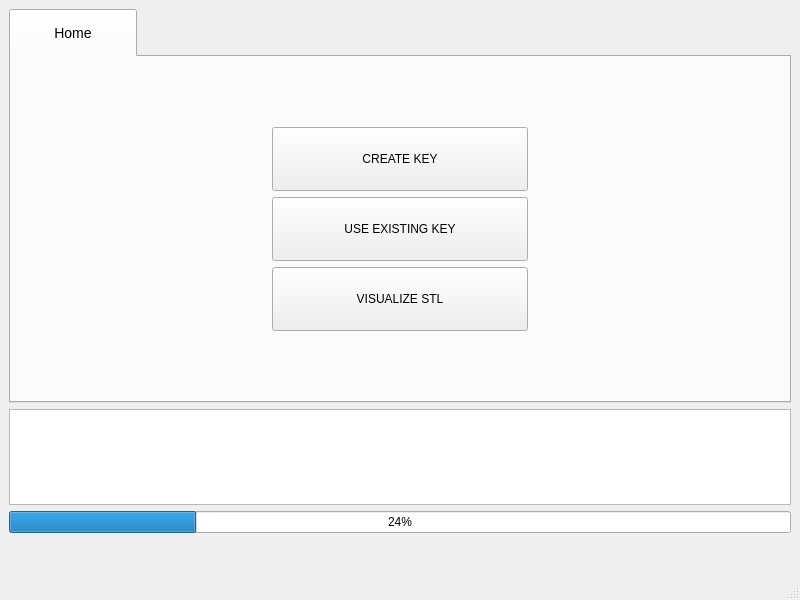
<?xml version="1.0" encoding="UTF-8"?>
<ui version="4.0">
 <class>MainWindow</class>
 <widget class="QMainWindow" name="MainWindow">
  <property name="geometry">
   <rect>
    <x>0</x>
    <y>0</y>
    <width>800</width>
    <height>600</height>
   </rect>
  </property>
  <property name="windowTitle">
   <string>MainWindow</string>
  </property>
  <widget class="QWidget" name="centralwidget">
   <layout class="QGridLayout" name="gridLayout">
    <item row="4" column="0">
     <widget class="QProgressBar" name="progressBar">
      <property name="value">
       <number>24</number>
      </property>
     </widget>
    </item>
    <item row="5" column="0">
     <widget class="LicenseWidget" name="licenseWidget" native="true"/>
    </item>
    <item row="6" column="0">
     <widget class="QLabel" name="hyperlinkLabel">
      <property name="sizePolicy">
       <sizepolicy hsizetype="Preferred" vsizetype="Fixed">
        <horstretch>0</horstretch>
        <verstretch>0</verstretch>
       </sizepolicy>
      </property>
      <property name="font">
       <font>
        <pointsize>16</pointsize>
       </font>
      </property>
      <property name="styleSheet">
       <string notr="true">color: orange</string>
      </property>
      <property name="text">
       <string/>
      </property>
      <property name="alignment">
       <set>Qt::AlignCenter</set>
      </property>
     </widget>
    </item>
    <item row="3" column="0">
     <widget class="QTextBrowser" name="openSCADOutputLog">
      <property name="minimumSize">
       <size>
        <width>0</width>
        <height>96</height>
       </size>
      </property>
      <property name="maximumSize">
       <size>
        <width>16777215</width>
        <height>96</height>
       </size>
      </property>
      <property name="font">
       <font>
        <family>Courier</family>
        <pointsize>12</pointsize>
       </font>
      </property>
     </widget>
    </item>
    <item row="0" column="0">
     <widget class="QTabWidget" name="tabWidget">
      <property name="styleSheet">
       <string notr="true">QTabBar::tab {width: 128px; height: 48px; font: 14px;}</string>
      </property>
      <property name="currentIndex">
       <number>0</number>
      </property>
      <widget class="HomeTab" name="tab">
       <attribute name="title">
        <string>Home</string>
       </attribute>
       <layout class="QGridLayout" name="gridLayout_3">
        <item row="1" column="0">
         <layout class="QGridLayout" name="gridLayout_2">
          <item row="1" column="0">
           <widget class="QPushButton" name="useExistingKeyButton">
            <property name="minimumSize">
             <size>
              <width>256</width>
              <height>64</height>
             </size>
            </property>
            <property name="maximumSize">
             <size>
              <width>256</width>
              <height>64</height>
             </size>
            </property>
            <property name="text">
             <string>USE EXISTING KEY</string>
            </property>
           </widget>
          </item>
          <item row="0" column="0">
           <widget class="QPushButton" name="createKeyButton">
            <property name="minimumSize">
             <size>
              <width>256</width>
              <height>64</height>
             </size>
            </property>
            <property name="maximumSize">
             <size>
              <width>256</width>
              <height>64</height>
             </size>
            </property>
            <property name="text">
             <string>CREATE KEY</string>
            </property>
           </widget>
          </item>
          <item row="2" column="0">
           <widget class="QPushButton" name="visualizeSTLButton">
            <property name="minimumSize">
             <size>
              <width>256</width>
              <height>64</height>
             </size>
            </property>
            <property name="maximumSize">
             <size>
              <width>256</width>
              <height>64</height>
             </size>
            </property>
            <property name="text">
             <string>VISUALIZE STL</string>
            </property>
           </widget>
          </item>
         </layout>
        </item>
       </layout>
      </widget>
      <zorder>qt_tabwidget_stackedwidget</zorder>
     </widget>
    </item>
   </layout>
  </widget>
  <widget class="QMenuBar" name="menubar">
   <property name="geometry">
    <rect>
     <x>0</x>
     <y>0</y>
     <width>800</width>
     <height>21</height>
    </rect>
   </property>
  </widget>
  <widget class="QStatusBar" name="statusbar"/>
 </widget>
 <customwidgets>
  <customwidget>
   <class>HomeTab</class>
   <extends>QWidget</extends>
   <header>hometab.h</header>
  </customwidget>
  <customwidget>
   <class>LicenseWidget</class>
   <extends>QWidget</extends>
   <header>licensewidget.h</header>
  </customwidget>
 </customwidgets>
 <resources/>
 <connections/>
</ui>
